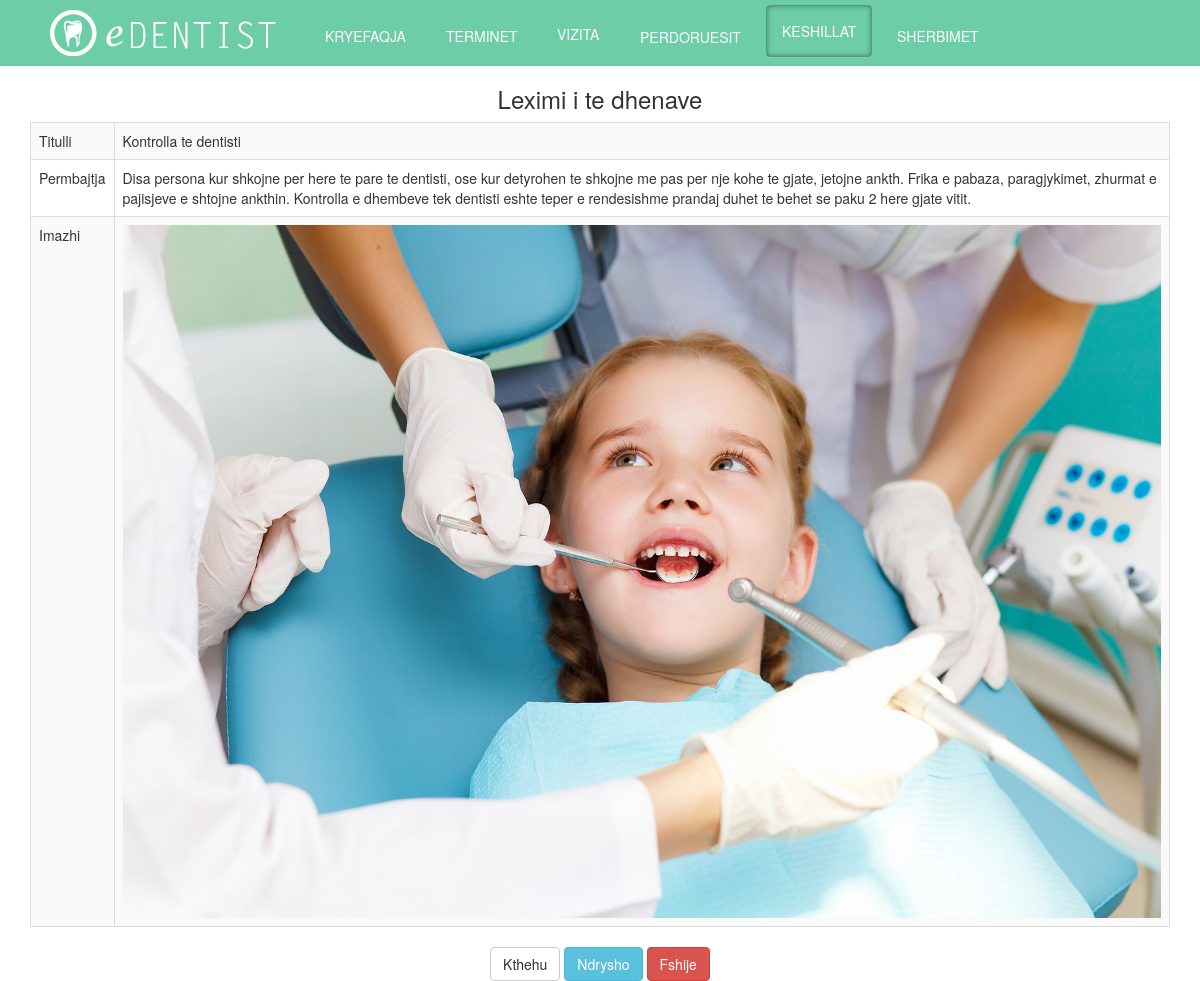
Page /admin/CRUDk/read.php?id=1 (signed in) on the committed database.
### tables this page shows
CREATE TABLE `keshillat` (
  `keshillat_id` int(11) NOT NULL,
  `titulli` varchar(1000) NOT NULL,
  `permbajtja` varchar(1000) NOT NULL,
  `imazhi` varchar(1000) NOT NULL
);

### admin/CRUDk/read.php (the view, shortened to what this page needs)
<?php
if(!isset($_SESSION['logged_in']))
 {
     $message = "Nuk keni akses.";
     echo "<script type='text/javascript'>alert('$message');</script>" ;
      header("refresh:0 url=../index.php");
 }
 else if($_SESSION['mof'] == 0)
 {
      $message = "Nuk keni akses.";
     echo "<script type='text/javascript'>alert('$message');</script>" ;
      header("refresh:0 url=../index.php");
 }
 else{
$Ttitulli =null;
$Tpermbajtja =null;
$Timazhi = null;
 $id= null;
    if ( !empty($_GET['id'])) {
        $id = $_REQUEST['id'];
    }
    if ( null==$id ) {
       $message = "Te dhenat nuk u gjeten.";
                        echo "<script type='text/javascript'>alert('$message');</script>" ;
        header("refresh:0 url=../index.php");
    } else {
   $selektimi = "SELECT * FROM keshillat WHERE keshillat_id='".$id."' ";
		$result = mysql_query($selektimi) or die ('invalid query:'. mysql_error());
                       while($row = mysql_fetch_array($result))
		{
			list( $id, $titulli,  $permbajtja, $imazhi )=$row;
                       $Ttitulli = $titulli;
                        $Tpermbajtja =$permbajtja;
                      $Timazhi = $imazhi;
                }
    }
?>
<!DOCTYPE html>
<html>
    <head>
	<link rel="stylesheet" type="text/css" href="../../css/mystyle.css">
	<link rel="stylesheet" type="text/css" href="../../css/hover.css">
    <link href="../../css/bootstrap.min.css" rel="stylesheet">
     <link rel="stylesheet" href="//code.jquery.com/ui/1.12.1/themes/base/jquery-ui.css">
    </head>
    <body>
    <div class = "navbar navbar-inverse navbar-fixed-top" id="header" >
        <div class = "container">
            <div class="collapse navbar-collapse" id="navbar-collapse">
                <ul class ="nav navbar-nav">
                    <li><a href="../index.php" id="logo"></a></li>
                    <li><a href="../index.php" class="hvr-underline-from-left" id="links">KRYEFAQJA</a></li>
                    <li><a href="../?admin=terminet" class="hvr-underline-from-left"id="links"> TERMINET</a></li>
                     <li><a href="../?admin=vizita" class="hvr-underline-from-left"id="links">VIZITA </a></li>
                    <li><a href="../?admin=userat" class="hvr-underline-from-left"id="links">PERDORUESIT </a></li>
                       <li><a href="../?admin=keshillat" class="hvr-underline-from-left"id="active">KESHILLAT </a></li>
                    <li><a href="../?admin=sherbimet" class="hvr-underline-from-left" id="links">SHERBIMET</a></li>
                 </ul>
             </div>
        </div>
    </div>
    <div class ="container" id="content" align="center">
                <div class="span10 offset1">
                    <div class="row">
                        <h3>Leximi i te dhenave</h3>
                    </div>
                         <table class="table table-striped table-bordered">
        <tbody>
            <tr>
                <td>Titulli</td>
                <td><?php echo $Ttitulli ?></td>
            </tr>
            <tr>
                <td>Permbajtja</td>
                <td><?php echo $Tpermbajtja?></td>
            </tr>
            <tr>
                <td>Imazhi</td>
                <td><img class="img-responsive" src="../../<?php echo  $Timazhi ?>" ></td>
            </tr>
        </tbody>
    </table>
                     <div class='row'>
                            <a href="../?admin=keshillat" class="btn btn-default">Kthehu</a>
                            <a class="btn btn-info   "href="update.php?id=<?php echo $id ?>">Ndrysho</a>
                        <a class="btn btn-danger" href="delete.php?id=<?php echo $id ?>" >Fshije</a></td>
                </div>
                    </div>
                </div>
  </body>
 <?php }

### css/mystyle.css (style rules this page uses)
html { margin: 0px; }
#header { margin: 0px; }
body { color: #666666; margin : 0px; font-family:"Letter Gothic Bold", Letter Gothic, sans-serif; background-color: #CCCCCC; }
#header #links, #links:hover { color:#FFFFFF; background-color:#6ccda6; margin-left: 10px; }
#logo { position: relative; display: inline; background-image: url("../images/logo.png"); width: 250px; height: 60px; float: left; padding: 0px; margin:0px 0px 0px 20px; }
#links { margin:5% 0px 0px 10%; }
#header #active { background: none; box-shadow: inset 0 0 5px rgba(0,0,0, 0.4), rgba(255,255,255,0.1) 0 1px 0; border-radius: 4px; border: 1px solid rgba(0,0,0,0.25); color: #fff; margin-left: 10px; }

### rows in the picture
keshillat: titulli "Kontrolla te dentisti", permbajtja "Disa persona kur shkojne per here te pare te dentisti, ose kur detyrohen te shkojne me pas per nje kohe te gjate, jetojne ankth. Frika e pabaza, paragjykimet, zhurmat e pajisjeve e shtojne ankthin. Kontrolla e dhembeve tek dentisti eshte teper e rendesishme prandaj duhet te behet se paku 2 here gjate vitit.", imazhi (picture)
